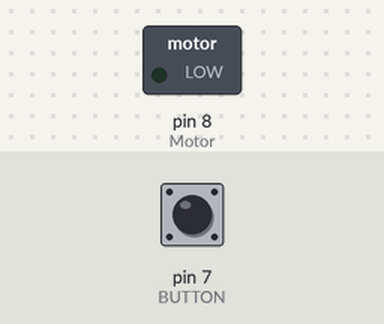
The sketch below on a simulated Arduino Uno, built with avr-gcc and run on an emulated ATmega328P. Shown: switched loads named in the sketch (green lamp = pin HIGH). Inputs (shaded band) come from the test bench; at power-on: pin 7 (BUTTON) LOW.

Above: at 1.2 s.
1.3 s: pin 7 (BUTTON) pulled HIGH for 0.15 s
At 1.37 s:
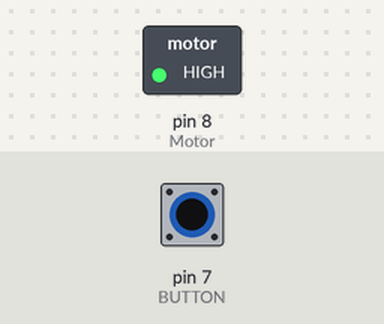
2.9 s: pin 7 (BUTTON) pulled HIGH for 3.2 s
At 6.8 s:
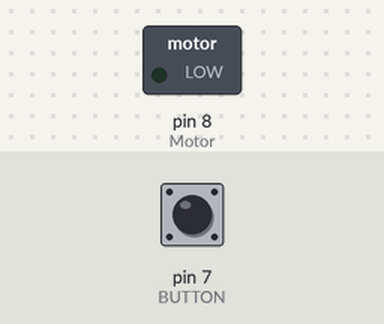
Timing chart, 0 to 8.3 s (numbered marks = the images above; inputs shaded):
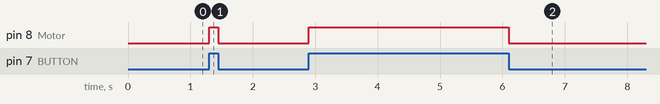

The sketch:

maskcode.ino
```cpp
int Motor = 8;
int BUTTON = 7;


void setup()
{
  pinMode(BUTTON, INPUT);
  pinMode(Motor, OUTPUT);
}

void loop()
{
  if(digitalRead(BUTTON) == 1)
  {
  	digitalWrite(Motor, HIGH);
  }
    if (digitalRead(BUTTON) == 0)
    {
      digitalWrite(Motor, LOW);
    }
  }
```

Measured:
- after the input at 1.3 s, pin 8 (Motor): LOW → HIGH at once, → LOW 0.15 s later
- after the input at 2.9 s, pin 8 (Motor): LOW → HIGH at once, → LOW 3.2 s later
